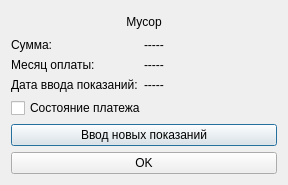
<?xml version="1.0" encoding="UTF-8"?>
<ui version="4.0">
 <class>Rubbish</class>
 <widget class="QDialog" name="Rubbish">
  <property name="geometry">
   <rect>
    <x>0</x>
    <y>0</y>
    <width>288</width>
    <height>185</height>
   </rect>
  </property>
  <property name="sizePolicy">
   <sizepolicy hsizetype="Maximum" vsizetype="Maximum">
    <horstretch>0</horstretch>
    <verstretch>0</verstretch>
   </sizepolicy>
  </property>
  <property name="windowTitle">
   <string>Dialog</string>
  </property>
  <property name="sizeGripEnabled">
   <bool>false</bool>
  </property>
  <property name="modal">
   <bool>false</bool>
  </property>
  <layout class="QGridLayout" name="gridLayout">
   <item row="0" column="0">
    <layout class="QVBoxLayout" name="verticalLayout">
     <property name="sizeConstraint">
      <enum>QLayout::SetMaximumSize</enum>
     </property>
     <item>
      <widget class="QLabel" name="label">
       <property name="text">
        <string>Мусор</string>
       </property>
       <property name="textFormat">
        <enum>Qt::AutoText</enum>
       </property>
       <property name="alignment">
        <set>Qt::AlignCenter</set>
       </property>
      </widget>
     </item>
     <item>
      <layout class="QFormLayout" name="formLayout_2">
       <property name="fieldGrowthPolicy">
        <enum>QFormLayout::AllNonFixedFieldsGrow</enum>
       </property>
       <item row="0" column="0">
        <widget class="QLabel" name="label_5">
         <property name="text">
          <string>Сумма:</string>
         </property>
        </widget>
       </item>
       <item row="0" column="1">
        <widget class="QLabel" name="Sum">
         <property name="palette">
          <palette>
           <active>
            <colorrole role="Base">
             <brush brushstyle="SolidPattern">
              <color alpha="255">
               <red>0</red>
               <green>255</green>
               <blue>127</blue>
              </color>
             </brush>
            </colorrole>
           </active>
           <inactive>
            <colorrole role="Base">
             <brush brushstyle="SolidPattern">
              <color alpha="255">
               <red>0</red>
               <green>255</green>
               <blue>127</blue>
              </color>
             </brush>
            </colorrole>
           </inactive>
           <disabled>
            <colorrole role="Base">
             <brush brushstyle="SolidPattern">
              <color alpha="255">
               <red>239</red>
               <green>235</green>
               <blue>231</blue>
              </color>
             </brush>
            </colorrole>
           </disabled>
          </palette>
         </property>
         <property name="text">
          <string>-----</string>
         </property>
        </widget>
       </item>
       <item row="1" column="0">
        <widget class="QLabel" name="label_3_1">
         <property name="text">
          <string>Месяц оплаты:</string>
         </property>
        </widget>
       </item>
       <item row="1" column="1">
        <widget class="QLabel" name="Month_Year_Payment">
         <property name="text">
          <string>-----</string>
         </property>
        </widget>
       </item>
       <item row="2" column="0">
        <widget class="QLabel" name="label_3">
         <property name="text">
          <string>Дата ввода показаний:</string>
         </property>
        </widget>
       </item>
       <item row="2" column="1">
        <widget class="QLabel" name="Date_Input_Value">
         <property name="text">
          <string>-----</string>
         </property>
        </widget>
       </item>
      </layout>
     </item>
     <item>
      <widget class="QCheckBox" name="checkBox_HavePaid">
       <property name="sizePolicy">
        <sizepolicy hsizetype="Minimum" vsizetype="Minimum">
         <horstretch>0</horstretch>
         <verstretch>0</verstretch>
        </sizepolicy>
       </property>
       <property name="text">
        <string>Состояние платежа</string>
       </property>
      </widget>
     </item>
     <item>
      <widget class="QPushButton" name="pushButton_InputNewValue">
       <property name="sizePolicy">
        <sizepolicy hsizetype="Minimum" vsizetype="Minimum">
         <horstretch>0</horstretch>
         <verstretch>0</verstretch>
        </sizepolicy>
       </property>
       <property name="text">
        <string>Ввод новых показаний</string>
       </property>
      </widget>
     </item>
     <item>
      <widget class="QPushButton" name="pushButton_OK">
       <property name="sizePolicy">
        <sizepolicy hsizetype="Minimum" vsizetype="Minimum">
         <horstretch>0</horstretch>
         <verstretch>0</verstretch>
        </sizepolicy>
       </property>
       <property name="text">
        <string>OK</string>
       </property>
      </widget>
     </item>
    </layout>
   </item>
  </layout>
 </widget>
 <resources/>
 <connections/>
</ui>
